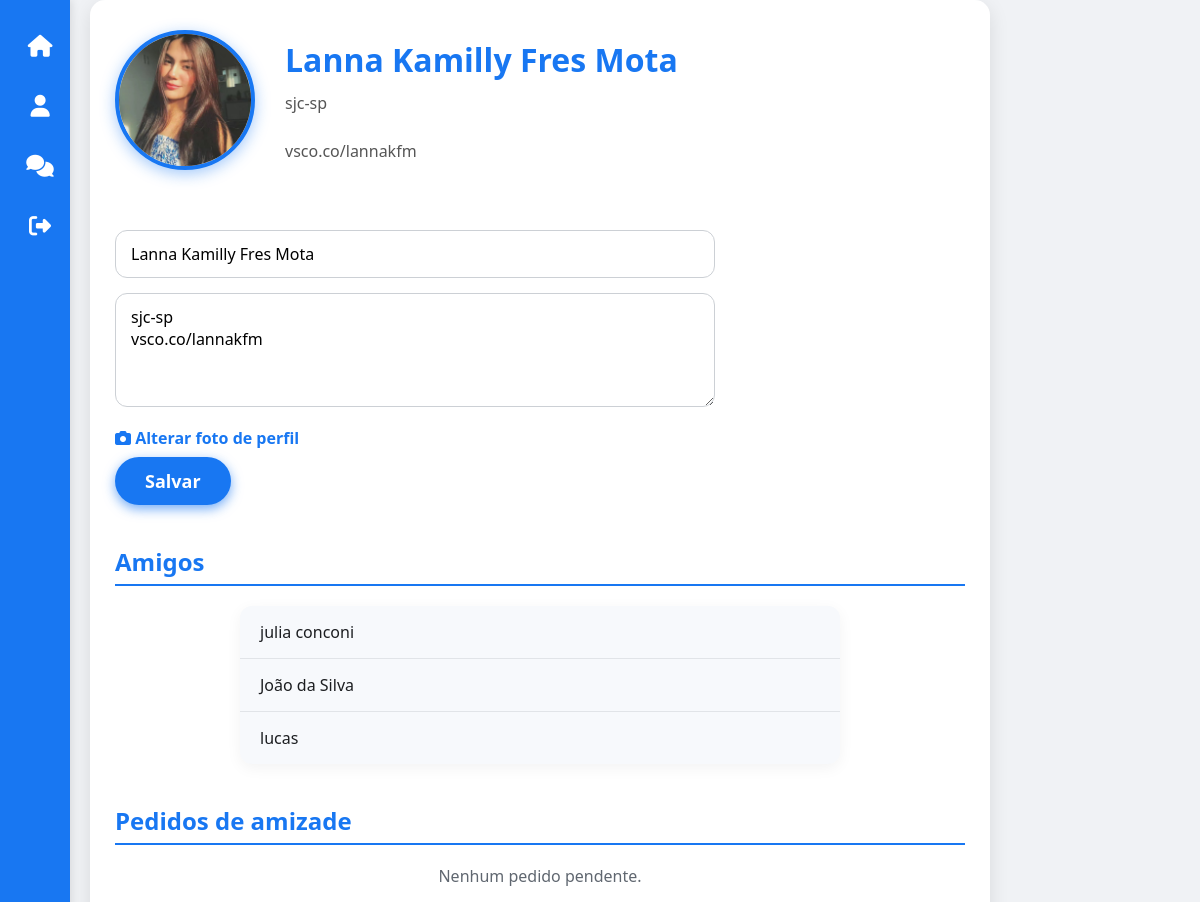
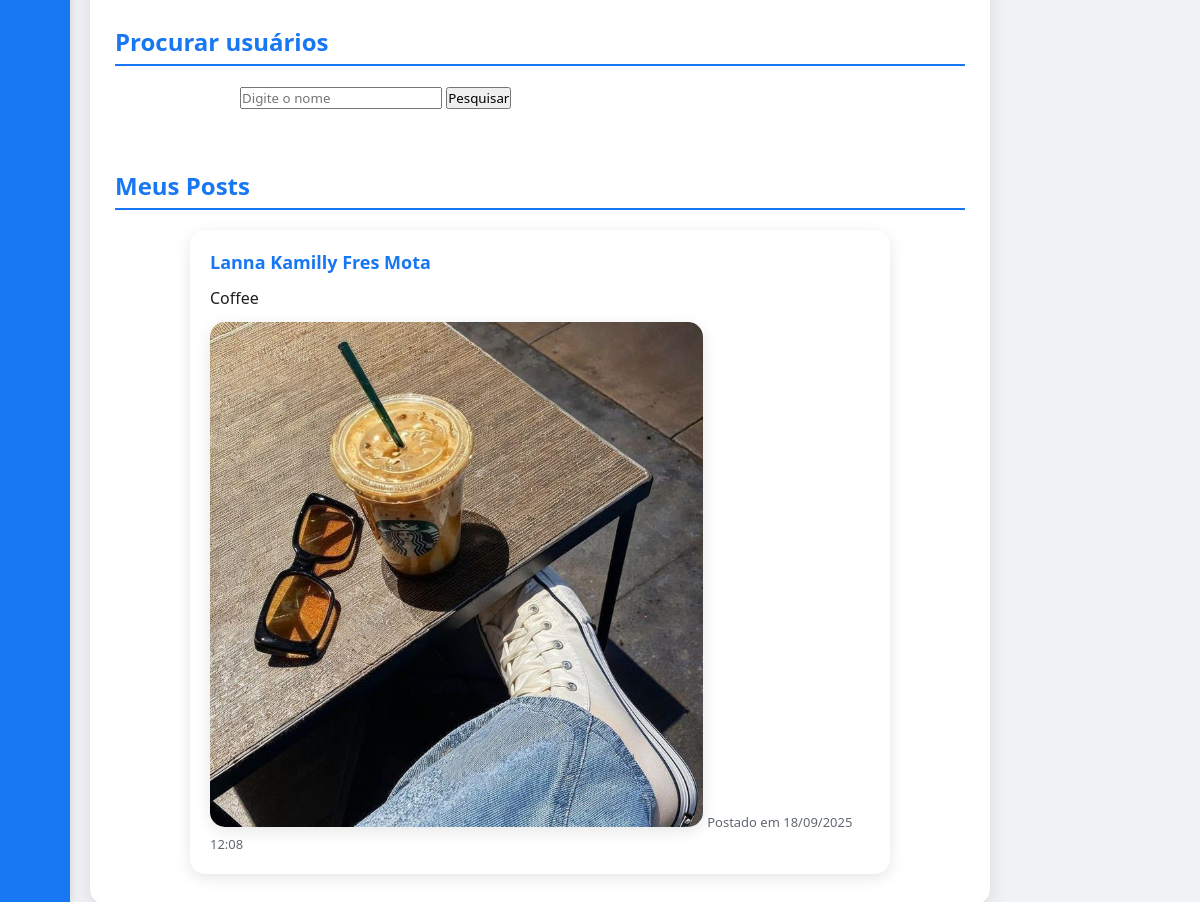
The page /perfil.php (signed in) on the database its author committed (2 pictures, top to bottom).
### tables this page shows
CREATE TABLE `users` (
  `id` int(11) NOT NULL,
  `nome` varchar(100) NOT NULL,
  `email` varchar(100) NOT NULL,
  `senha` varchar(255) NOT NULL,
  `foto_perfil` varchar(255) DEFAULT NULL,
  `bio` text DEFAULT NULL,
  `data_criacao` timestamp NOT NULL DEFAULT current_timestamp()
);

CREATE TABLE `posts` (
  `id` int(11) NOT NULL,
  `usuario_id` int(11) NOT NULL,
  `descricao` text DEFAULT NULL,
  `imagem` varchar(255) DEFAULT NULL,
  `data_postagem` timestamp NOT NULL DEFAULT current_timestamp()
);

### perfil.php (the view, shortened to what this page needs)
<?php
require_once "conexao.php";
$usuario_id = $_SESSION['usuario_id'];
$stmt = $conexao->prepare("SELECT * FROM users WHERE id=?");
$stmt->execute([$usuario_id]);
$usuario = $stmt->fetch(PDO::FETCH_ASSOC);
$stmt = $conexao->prepare("SELECT * FROM posts WHERE usuario_id = ? ORDER BY data_postagem DESC");
$stmt->execute([$usuario_id]);
$posts = $stmt->fetchAll(PDO::FETCH_ASSOC);
$stmt = $conexao->prepare("
    SELECT u.* FROM users u
    JOIN amizades a ON
        (a.usuario_id = ? AND a.amigo_id = u.id AND a.status='aceito')
        OR (a.amigo_id = ? AND a.usuario_id = u.id AND a.status='aceito')
");
$stmt->execute([$usuario_id, $usuario_id]);
$amigos = $stmt->fetchAll(PDO::FETCH_ASSOC);
$pesquisa = "";
$stmt = $conexao->prepare("
    SELECT u.* FROM users u
    JOIN amizades a ON a.usuario_id = u.id
    WHERE a.amigo_id=? AND a.status='pendente'
");
$stmt->execute([$usuario_id]);
$pedidos = $stmt->fetchAll(PDO::FETCH_ASSOC);
?>
<!DOCTYPE html>
<html lang="pt-br">
<head>
<link href="https://cdnjs.cloudflare.com/ajax/libs/font-awesome/6.5.0/css/all.min.css" rel="stylesheet" />
</head>
<body>
<div class="sidebar" aria-label="Menu lateral">
    <a href="home.php" title="Home"><i class="fas fa-home"></i><span>Home</span></a>
    <a href="perfil.php" title="Perfil"><i class="fas fa-user"></i><span>Perfil</span></a>
    <a href="chat.php" title="Chat"><i class="fas fa-comments"></i><span>Chat</span></a>
    <a href="index.php" title="Sair"><i class="fas fa-sign-out-alt"></i><span>Sair</span></a>
</div>
<div class="container" role="main" aria-label="Perfil do usuário">
    <div class="profile-header">
        <img src="<?= !empty($usuario['foto_perfil']) ? 'uploads/perfis/' . htmlspecialchars($usuario['foto_perfil']) : 'https://via.placeholder.com/140?text=Sem+Foto' ?>" alt="Foto de perfil de <?= htmlspecialchars($usuario['nome']) ?>" class="profile-photo" />
        <div class="profile-info">
            <h2><?= htmlspecialchars($usuario['nome']) ?></h2>
            <p class="bio"><?= nl2br(htmlspecialchars($usuario['bio'])) ?></p>
        </div>
    </div>
    <form id="editarPerfil" method="post" enctype="multipart/form-data" aria-label="Formulário para editar perfil">
        <input type="text" name="nome" value="<?= htmlspecialchars($usuario['nome']) ?>" placeholder="Nome" aria-required="true" />
        <textarea name="bio" placeholder="Bio" rows="4" aria-label="Biografia do usuário"><?= htmlspecialchars($usuario['bio']) ?></textarea>
        <label for="foto_perfil" style="display:block; margin-bottom:8px; font-weight:600; color:#1877f2; cursor:pointer;">
            <i class="fas fa-camera"></i> Alterar foto de perfil
        </label>
        <button type="submit" name="editar" aria-label="Salvar alterações no perfil">Salvar</button>
    </form>
    <section aria-label="Lista de amigos">
        <h3>Amigos</h3>
        <?php if (count($amigos) === 0): ?>
            <p style="text-align:center; color:#606770;">Você não tem amigos adicionados.</p>
        <?php else: ?>
            <ul>
                <?php foreach($amigos as $a): ?>
                    <li><?= htmlspecialchars($a['nome']) ?></li>
                <?php endforeach; ?>
            </ul>
        <?php endif; ?>
    </section>
    <section aria-label="Pedidos de amizade pendentes">
        <h3>Pedidos de amizade</h3>
        <?php if (count($pedidos) === 0): ?>
            <p style="text-align:center; color:#606770;">Nenhum pedido pendente.</p>
        <?php endif; ?>
    </section>
    <section aria-label="Pesquisar usuários">
        <h3>Procurar usuários</h3>
        <form method="get" aria-label="Formulário de pesquisa de usuários" style="max-width:600px; margin:0 auto 20px;">
            <input type="text" name="search" value="<?= htmlspecialchars($pesquisa) ?>" placeholder="Digite o nome" aria-label="Campo para pesquisa de usuários" />
            <button type="submit" aria-label="Pesquisar usuários">Pesquisar</button>
        </form>
    </section>
    <section aria-label="Posts do usuário">
        <h3>Meus Posts</h3>
        <?php if (count($posts) === 0): ?>
            <p style="text-align:center; color:#606770;">Você ainda não publicou nenhum post.</p>
        <?php else: ?>
            <div class="posts-list">
                <?php foreach ($posts as $post): ?>
                    <article class="post" aria-label="Post publicado em <?= date('d/m/Y H:i', strtotime($post['data_postagem'])) ?>">
                        <strong><?= htmlspecialchars($usuario['nome']) ?></strong>
                        <div class="conteudo"><?= nl2br(htmlspecialchars($post['descricao'])) ?></div>
                        <?php if (!empty($post['imagem'])): ?>
                            <img src="uploads/<?= htmlspecialchars($post['imagem']) ?>" alt="Imagem do post" />
                        <?php endif; ?>
                        <small>Postado em <?= date('d/m/Y H:i', strtotime($post['data_postagem'])) ?></small>
                    </article>
                <?php endforeach; ?>
            </div>
        <?php endif; ?>

### perfil.php (style rules this page uses)
* { margin: 0; padding: 0; box-sizing: border-box; font-family: 'Segoe UI', Tahoma, Geneva, Verdana, sans-serif; }
body { background: #f0f2f5; min-height: 100vh; display: flex; }
.sidebar { position: fixed; left: 0; top: 0; width: 70px; height: 100%; background: #1877f2; display: flex; flex-direction: column; align-items: center; padding-top: 20px; transition: width 0.3s ease; overflow: hidden; box-shadow: 2px 0 8px rgba(0,0,0,0.1); z-index: 1000; }
.sidebar a { color: #fff; text-decoration: none; width: 100%; padding: 15px 25px; display: flex; align-items: center; transition: background 0.2s ease; border-radius: 0 25px 25px 0; margin-bottom: 8px; font-weight: 600; font-size: 16px; }
.sidebar i { min-width: 30px; font-size: 22px; text-align: center; }
.container { margin-left: 90px; max-width: 900px; width: 100%; padding: 30px 25px; background: #fff; border-radius: 15px; box-shadow: 0 6px 20px rgba(0,0,0,0.1); min-height: 90vh; display: flex; flex-direction: column; gap: 40px; }
.profile-header { display: flex; align-items: center; gap: 30px; flex-wrap: wrap; }
.profile-photo { width: 140px; height: 140px; border-radius: 50%; object-fit: cover; border: 4px solid #1877f2; box-shadow: 0 4px 15px rgba(24,119,242,0.4); background: #ddd; }
.profile-info { flex: 1; min-width: 250px; }
.profile-info h2 { font-size: 32px; color: #1877f2; margin-bottom: 10px; }
.profile-info p.bio { font-size: 16px; color: #555; white-space: pre-wrap; line-height: 1.5; }
form#editarPerfil { max-width: 600px; margin-top: 20px; }
form#editarPerfil input[type="text"], form#editarPerfil textarea { width: 100%; padding: 12px 15px; margin-bottom: 15px; border: 1.5px solid #ccd0d5; border-radius: 12px; font-size: 16px; transition: border-color 0.3s ease; resize: vertical; }
form#editarPerfil button { background: #1877f2; color: #fff; border: none; padding: 12px 30px; border-radius: 30px; cursor: pointer; font-weight: 700; font-size: 18px; box-shadow: 0 4px 12px rgba(24,119,242,0.6); transition: background 0.3s ease, box-shadow 0.3s ease; }
section { max-width: 900px; }
h3 { color: #1877f2; font-size: 24px; margin-bottom: 20px; border-bottom: 2px solid #1877f2; padding-bottom: 6px; }
ul { list-style: none; padding: 0; max-width: 600px; margin: 0 auto; border-radius: 12px; box-shadow: 0 4px 15px rgba(0,0,0,0.05); background: #f7f9fc; }
li { padding: 15px 20px; border-bottom: 1px solid #e1e4e8; display: flex; justify-content: space-between; align-items: center; font-size: 16px; color: #1c1e21; }
li:last-child { border-bottom: none; }
.posts-list { max-width: 700px; margin: 0 auto; display: flex; flex-direction: column; gap: 25px; }
.post { background: #fff; border-radius: 15px; box-shadow: 0 4px 15px rgba(0,0,0,0.1); padding: 20px; transition: box-shadow 0.3s ease; }
.post strong { color: #1877f2; font-size: 18px; display: block; margin-bottom: 12px; font-weight: 700; }
.post .conteudo { font-size: 16px; line-height: 1.5; white-space: pre-wrap; color: #1c1e21; margin-bottom: 12px; }
.post img { max-width: 100%; border-radius: 15px; box-shadow: 0 4px 15px rgba(0,0,0,0.1); object-fit: cover; }
.post small { color: #606770; font-size: 13px; }

### rows shown on the page
users: foto_perfil (picture), nome "Lanna Kamilly Fres Mota", bio "sjc-sp vsco.co/lannakfm"
users: nome "julia conconi"
users: nome "João da Silva"
users: nome "lucas"
posts: usuario.nome "Lanna Kamilly Fres Mota", descricao "Coffee", imagem (picture), data_postagem "18/09/2025 12:08"
